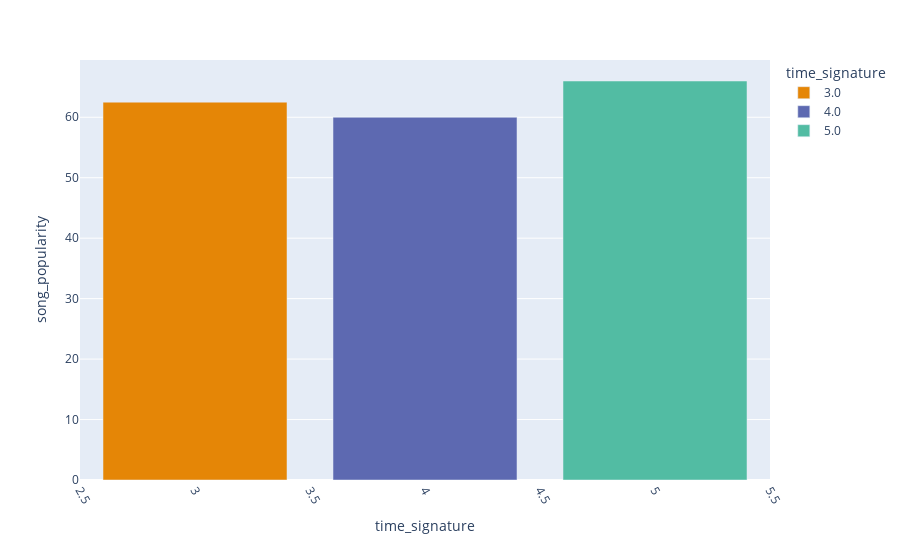

The notebook cell saved with this chart:
### Markdown cell above
### Does the time_signature of the song affect its popularity?

### Code cell
fig = px.bar(songdata.groupby('time_signature').median().reset_index(),
             x='time_signature',
             y='song_popularity',
             color='time_signature',
             color_discrete_sequence=px.colors.qualitative.Vivid)
fig.update_xaxes(tickangle=60)
fig.show()

### Figure 1 — Plotly figure (JSON) as saved in the notebook; plotly's stock layout.template omitted (floating-point values rounded to 4 significant figures)
{"data": [{"alignmentgroup": "True", "hovertemplate": "time_signature=%{x}<br>song_popularity=%{y}<extra></extra>", "legendgroup": "3.0", "marker": {"color": "rgb(229, 134, 6)", "pattern": {"shape": ""}}, "name": "3.0", "offsetgroup": "3.0", "orientation": "v", "showlegend": true, "textposition": "auto", "type": "bar", "x": [3], "xaxis": "x", "y": [62.5], "yaxis": "y"}, {"alignmentgroup": "True", "hovertemplate": "time_signature=%{x}<br>song_popularity=%{y}<extra></extra>", "legendgroup": "4.0", "marker": {"color": "rgb(93, 105, 177)", "pattern": {"shape": ""}}, "name": "4.0", "offsetgroup": "4.0", "orientation": "v", "showlegend": true, "textposition": "auto", "type": "bar", "x": [4], "xaxis": "x", "y": [60], "yaxis": "y"}, {"alignmentgroup": "True", "hovertemplate": "time_signature=%{x}<br>song_popularity=%{y}<extra></extra>", "legendgroup": "5.0", "marker": {"color": "rgb(82, 188, 163)", "pattern": {"shape": ""}}, "name": "5.0", "offsetgroup": "5.0", "orientation": "v", "showlegend": true, "textposition": "auto", "type": "bar", "x": [5], "xaxis": "x", "y": [66], "yaxis": "y"}], "layout": {"barmode": "relative", "legend": {"title": {"text": "time_signature"}, "tracegroupgap": 0}, "margin": {"t": 60}, "xaxis": {"anchor": "y", "categoryarray": [3, 4, 5], "categoryorder": "array", "domain": [0, 1], "tickangle": 60, "title": {"text": "time_signature"}}, "yaxis": {"anchor": "x", "domain": [0, 1], "title": {"text": "song_popularity"}}}}
